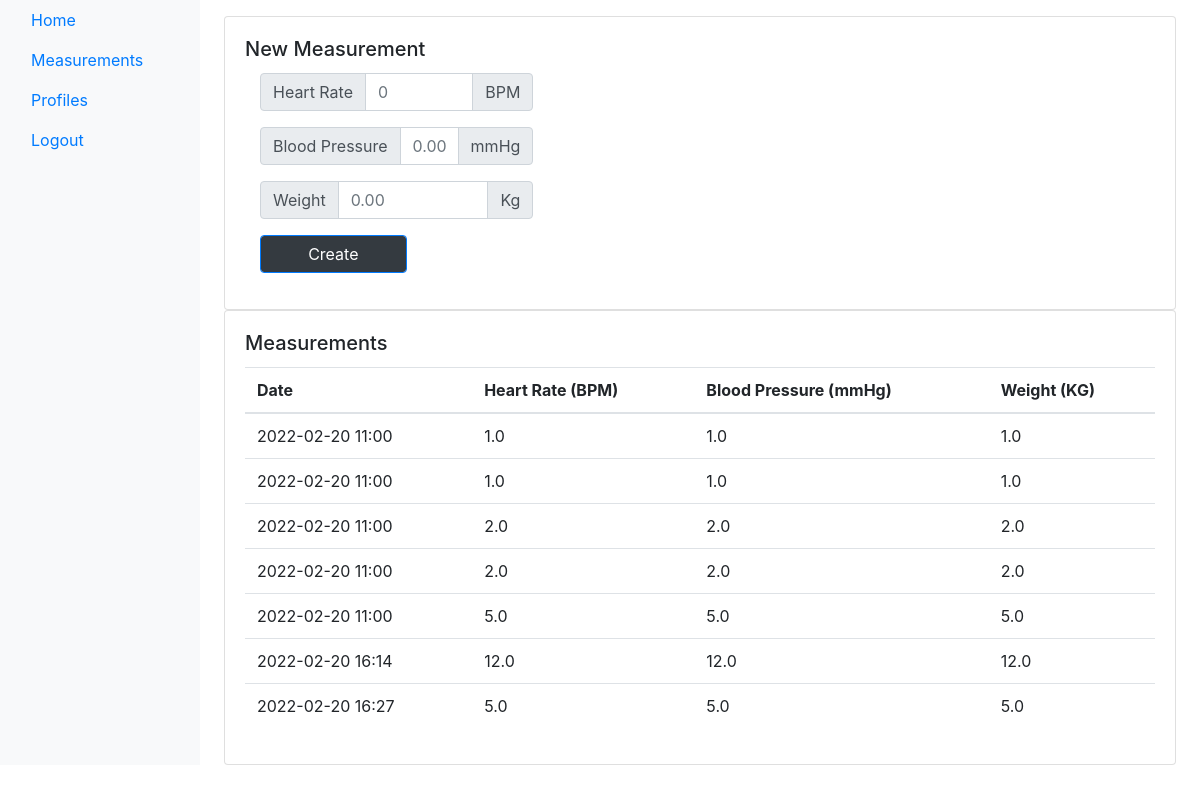
The page /patient_measurements/ (signed in) on the database its author committed.
### patient_measurements/models/patient_measurement.py (models this page shows)
class PatientMeasurement(models.Model):
    date = models.DateTimeField()
    heart_rate = models.FloatField()
    blood_pressure = models.FloatField()
    weight = models.FloatField()
    patient_id = models.ForeignKey(User, on_delete=models.SET_NULL, null=True)

### patient_measurements/views.py (the view, shortened to what this page needs)
# urls.py: path('', PatientMeasurementsView.as_view(), name='patient_measurements'),
class PatientMeasurementsView(LoginRequiredMixin, View):
    new_measurement=False
    def get(self, request):
        profile = Profile.objects.filter(user_id=request.user.id)
        is_patient = profile and profile[0].is_patient
        is_clinician = profile and profile[0].is_clinician
        is_admin = request.user.is_superuser
        if is_patient:
            measurement_ids = PatientMeasurement.objects.filter(patient_id=request.user.id)
        elif is_clinician:
            patient_ids = Profile.objects.filter(clinician_id=request.user.id)
            measurement_ids = PatientMeasurement.objects.filter(patient_id__in=[p.user for p in patient_ids])
        else:
            measurement_ids = []
        context = {
            'measurement_ids': measurement_ids,
            'is_clinician': is_clinician,
        }
        return render(request, 'measurements.html', context)

### patient_measurements/templates/measurements.html (shortened to what this page needs)
<html>
    {% load static %}
    <link rel="stylesheet" href="https://stackpath.bootstrapcdn.com/bootstrap/4.3.1/css/bootstrap.min.css">
    <body>
        <div class="container-fluid">
            <div class="row">
                {% include 'index.html' %}
                <main class="col-md-9 ml-sm-auto col-lg-10 pt-3 px-4">
                {% if not is_clinician %}
                    <div class="card" style="width: auto;">
                            <div class="card-body">
                            <h5 class="card-title">New Measurement</h5>
                            <form method="POST" action="create_measurement">
                                <div class="col-md-4 input-group mb-3">
                                    <div class="input-group-prepend">
                                        <span class="input-group-text">Heart Rate</span>
                                    </div>
                                    <input type="text" class="form-control" id="heart_rate" name="heart_rate" placeholder="0" required>
                                    <div class="input-group-append">
                                        <span class="input-group-text">BPM</span>
                                    </div>
                                </div>
                                <div class="col-md-4 input-group mb-3">
                                    <div class="input-group-prepend">
                                        <span class="input-group-text">Blood Pressure</span>
                                    </div>
                                    <input type="text" class="form-control" id="blood_pressure" name="blood_pressure" placeholder="0.00" required>
                                    <div class="input-group-append">
                                        <span class="input-group-text">mmHg</span>
                                    </div>
                                </div>
                                <div class="col-md-4 input-group mb-3">
                                    <div class="input-group-prepend">
                                        <span class="input-group-text">Weight</span>
                                    </div>
                                    <input type="text" class="form-control" id="weight" name="weight" placeholder="0.00" required>
                                    <div class="input-group-append">
                                        <span class="input-group-text">Kg</span>
                                    </div>
                                </div>
                                <div class="col-md-12 mb-3">
                                    <input class="form-control btn btn-primary bg-dark col-2" type="submit" value="Create"/>
                                </div>
                            </form>
                        </div>
                    </div>
                {% endif %}
                    <div class="card" style="width: auto;">
                        <div class="card-body">
                            <h5 class="card-title">Measurements</h5>
                            <table class="table">
                                <thead>
                                    <tr>
                                        <th>Date</th>
                                        <th>Heart Rate (BPM)</th>
                                        <th>Blood Pressure (mmHg)</th>
                                        <th>Weight (KG)</th>
                                    </tr>
                                </thead>
                                <tbody>
                                    {% for measurement in measurement_ids %}
                                        <tr>
                                            <td>{{ measurement.date|date:'Y-m-d H:i' }}</td>
                                            <td>{{ measurement.heart_rate }}</td>
                                            <td>{{ measurement.blood_pressure }}</td>
                                            <td>{{ measurement.weight }}</td>
                                        </tr>
                                    {% endfor %}
                                </tbody>
                            </table>
                        </div>
                    </div>
                </main>
            </div>
        </div>
    </body>
</html>

### templates/index.html (shortened to what this page needs)
<html>
    {% load static %}
    <link rel="stylesheet" href="https://stackpath.bootstrapcdn.com/bootstrap/4.3.1/css/bootstrap.min.css">
        <nav class="col-md-2 d-none d-md-block bg-light sidebar">
            <div class="sidebar-sticky" id="navbarNavAltMarkup">
                <ul class="nav flex-column">
                    <li>
                        <a class="nav-item nav-link" href="{% url 'index'%}">Home</a>
                    </li>
                    <li>
                        <a class="nav-item nav-link" href="{% url 'patient_measurements'%}">Measurements</a>
                    </li>
                    <li>
                        <a class="nav-item nav-link" href="{% url 'profiles'%}">Profiles</a>
                    </li>
                    <li>
                        <a class="nav-item nav-link" href="{% url 'logout'%}">Logout</a>
                    </li>
                </ul>
            </div>
        </nav>
</html>

### rows shown on the page
PatientMeasurement: date "2022-02-20 11:00", heart_rate "1.0", blood_pressure "1.0", weight "1.0"
PatientMeasurement: date "2022-02-20 11:00", heart_rate "1.0", blood_pressure "1.0", weight "1.0"
PatientMeasurement: date "2022-02-20 11:00", heart_rate "2.0", blood_pressure "2.0", weight "2.0"
PatientMeasurement: date "2022-02-20 11:00", heart_rate "2.0", blood_pressure "2.0", weight "2.0"
PatientMeasurement: date "2022-02-20 11:00", heart_rate "5.0", blood_pressure "5.0", weight "5.0"
PatientMeasurement: date "2022-02-20 16:14", heart_rate "12.0", blood_pressure "12.0", weight "12.0"
PatientMeasurement: date "2022-02-20 16:27", heart_rate "5.0", blood_pressure "5.0", weight "5.0"
